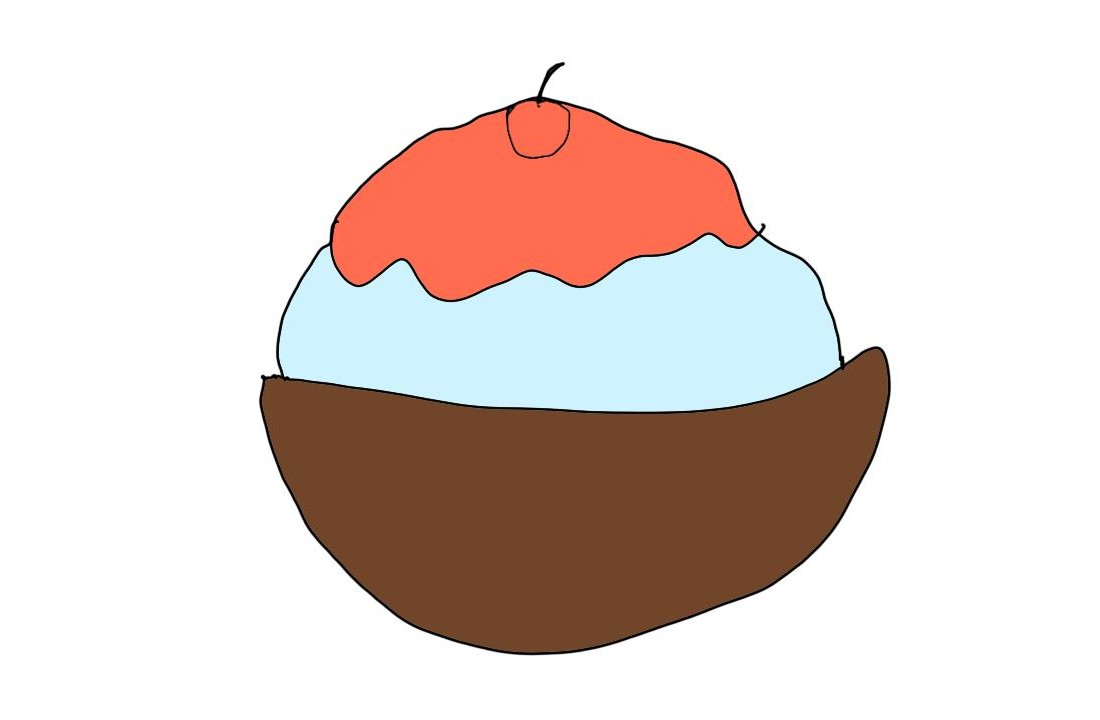
#> input picture photo/bingsu.tiff, 1100 x 720 px, given in place of the camera
$ python video_regis_surf.py
#> lines starting #> are read from the running program, lines starting #| are printed output that depends on the picture
import numpy as np
import cv2

# path = "C:\\Users\\User\\Desktop\\ssu\\photo\\"
# imgpath1 = path + "lu.jpg"
# imgpath2 = path + "ru.jpg"

def main():
    cap1 = cv2.VideoCapture(0)
    cap2 = cv2.VideoCapture(1)

    if (cap1.isOpened() & cap2.isOpened()):
        ret1, frame1 = cap1.read()
#> frame1 is the input picture: shape (720, 1100, 3); mean B, G, R 208.2, 213, 226.3
        ret2, frame2 = cap2.read()
        cut = 1
    elif(cap1.isOpened()):
        ret2 = False
        print("cap2 안켜짐")
    elif(cap2.isOpened()):
        ret1 = False
        print("cap1 안켜짐")
    else:
        ret2 = False
        ret1 = False
        print("둘 다 안켜짐")


    while (ret1 & ret2):
        ret1, frame1 = cap1.read()
        ret2, frame2 = cap2.read()

        frame1 = cv2.resize(frame1, dsize=(500, 500), interpolation=cv2.INTER_AREA)
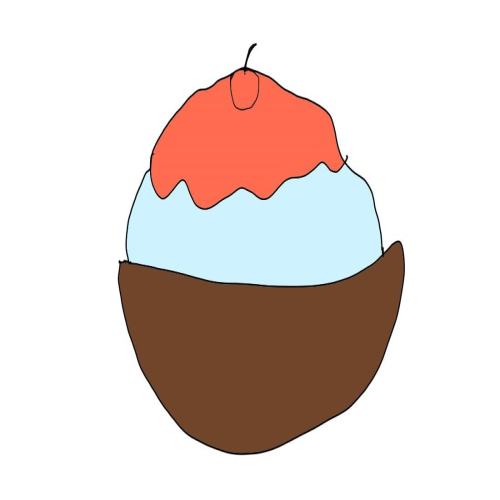
#> frame1: shape (500, 500, 3); mean B, G, R 208.2, 213, 226.3
        frame2 = cv2.resize(frame2, dsize=(500, 500), interpolation=cv2.INTER_AREA)

        cv2.imshow("video1", frame1)
        cv2.imshow("video2", frame2)

        if cut == 1:
            gray1 = cv2.cvtColor(frame1, cv2.COLOR_BGR2GRAY)
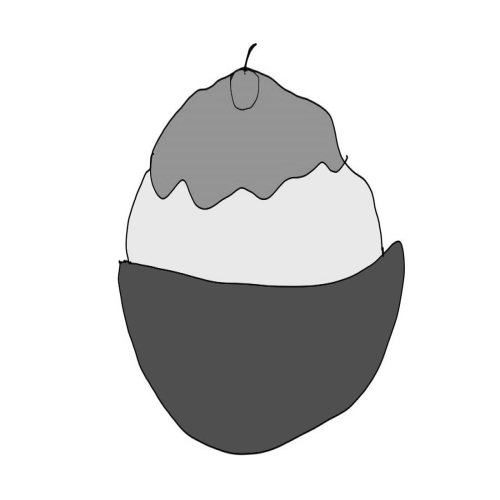
#> gray1: shape (500, 500); min 2, max 255, mean 216.4
            gray2 = cv2.cvtColor(frame2, cv2.COLOR_BGR2GRAY)

#> (the run stopped early here; a loop or call above may not have finished)
